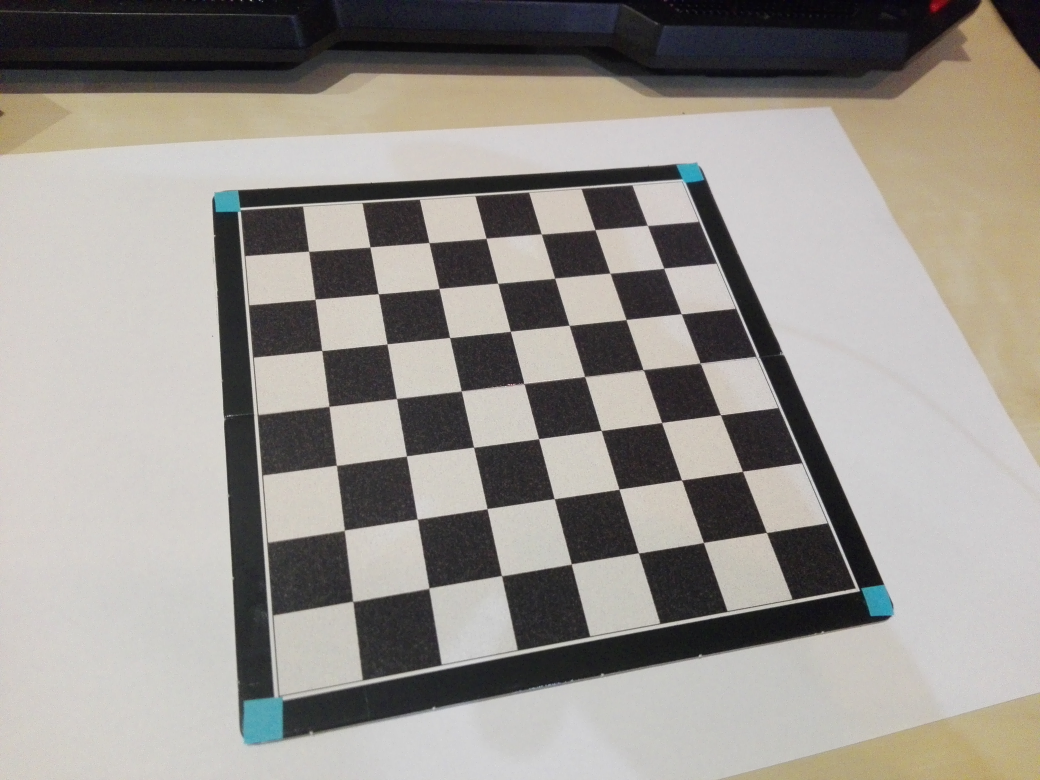
#> input picture BoardDetect/n2.jpg, 4160 x 3120 px (shown at 1/4 size)
$ python boardDetectColor.py   (older library calls are emulated)
#> lines starting #> are read from the running program, lines starting #| are printed output that depends on the picture; after the words box and inside, x2 and y2 are one past the last pixel; in counts of white or black regions, pixels touching at a corner belong together
import cv2
import numpy as np

kernel = np.ones((5,5), np.uint8)
img_base = cv2.resize(cv2.imread("BoardDetect/n2.jpg", cv2.IMREAD_COLOR),(0,0), fx=0.2, fy=0.2)
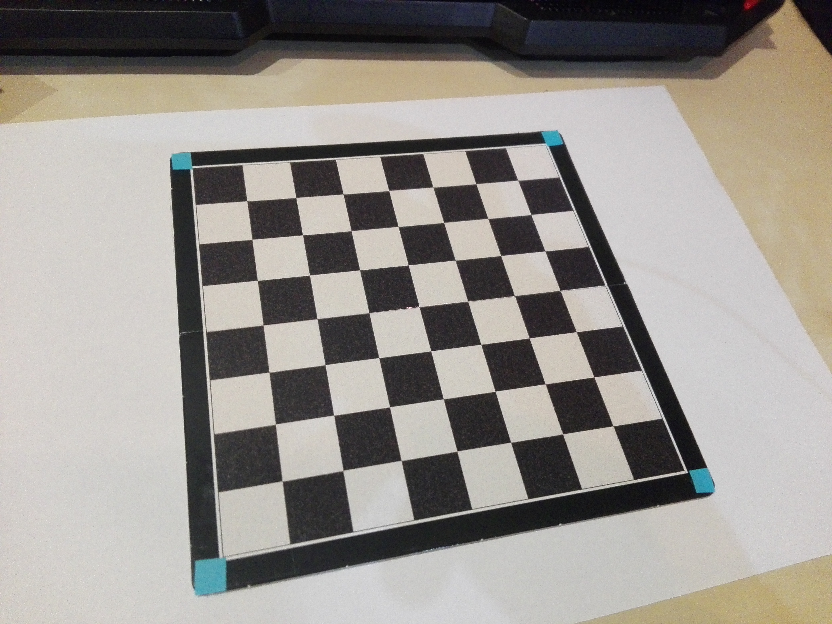
#> img_base: shape (624, 832, 3); mean B, G, R 142.3, 147.6, 151.9
img_ycbr = cv2.cvtColor(img_base,cv2.COLOR_BGR2YCrCb)
#> img_ycbr: shape (624, 832, 3); mean of channels 0, 1, 2 148.3, 130.6, 124.6
img_hsv = cv2.cvtColor(img_ycbr,cv2.COLOR_BGR2HSV)
#> img_hsv: shape (624, 832, 3); mean H, S, V 89, 120.1, 176.1
img_hsv2 = cv2.cvtColor(img_base,cv2.COLOR_BGR2HSV)
#> img_hsv2: shape (624, 832, 3); mean H, S, V 60.5, 24.2, 153
img_gray_base = cv2.cvtColor(img_base, cv2.COLOR_BGR2GRAY)
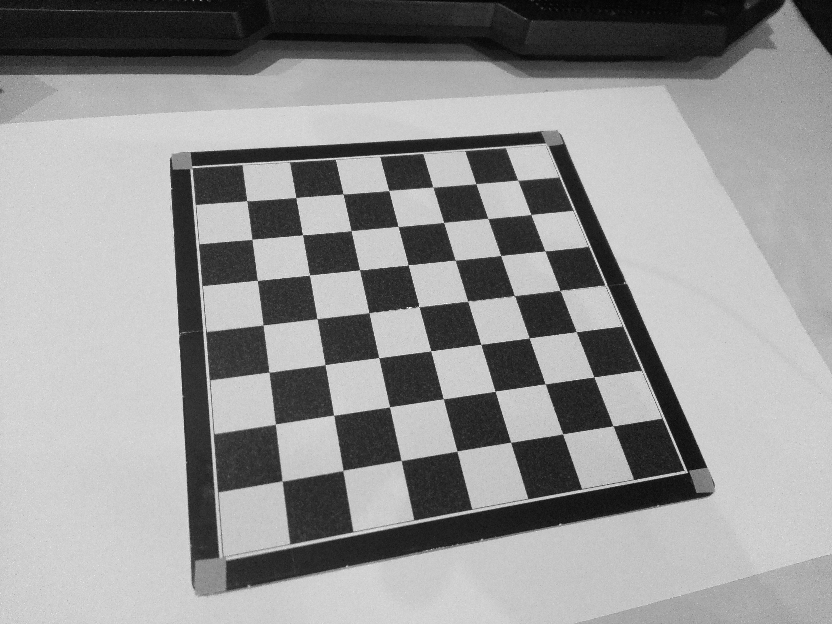
#> img_gray_base: shape (624, 832); min 2, max 254, mean 148.3
img_copy = img_base.copy()

lower_blue = np.array([37, 30, 100])
upper_blue = np.array([157, 255, 255])
mask = cv2.inRange(img_hsv2, lower_blue, upper_blue)
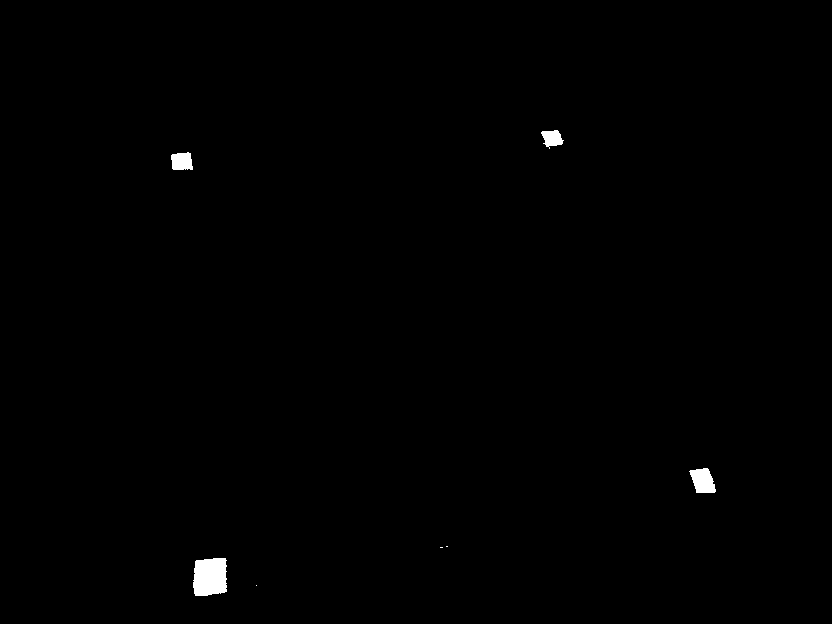
#> mask: shape (624, 832); 0.43% white; 7 white regions (3 under 20 px), largest, box (x1, y1, x2, y2) and area: (193, 558, 227, 596) 1156, (689, 468, 716, 493) 483, (171, 152, 193, 170) 335, (541, 130, 564, 149) 276
result = cv2.bitwise_and(img_base, img_base, mask=mask)
img_erosion = cv2.erode(mask, kernel, iterations=1)
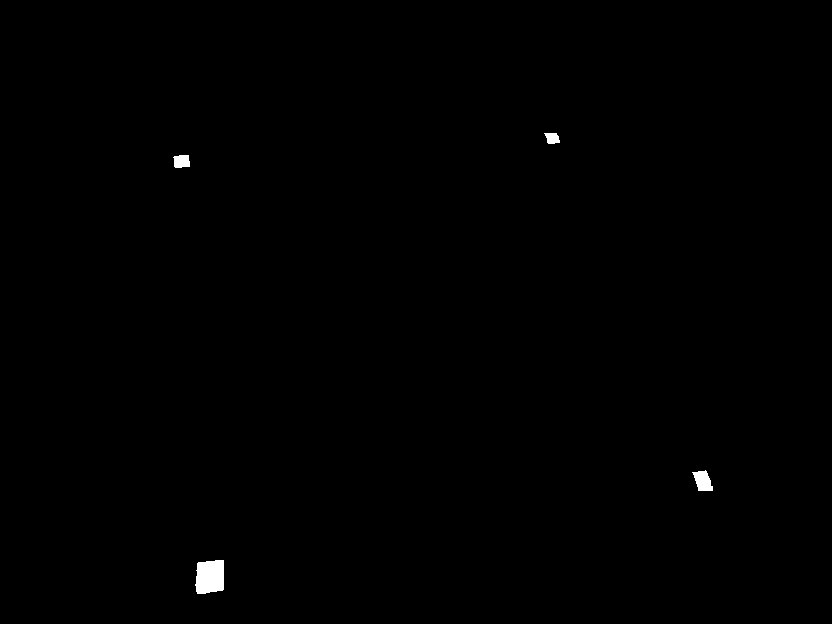
#> img_erosion: shape (624, 832); 0.29% white; 4 white regions, box (x1, y1, x2, y2) and area: (195, 560, 224, 594) 869, (692, 470, 713, 491) 294, (173, 155, 190, 168) 189, (544, 133, 560, 144) 134
img_dilation = cv2.dilate(img_erosion, kernel, iterations=1)
#> img_dilation: shape (624, 832); 0.42% white; 4 white regions


image_kontury, contours, hierarchy = cv2.findContours(img_dilation,cv2.RETR_TREE,cv2.CHAIN_APPROX_SIMPLE)
#> contours = 4 contours; box (x1, y1, x2, y2) and area: (193, 558, 226, 596) 1076, (690, 468, 715, 493) 436, (171, 153, 192, 170) 291, (542, 131, 562, 146) 228
tab = []

for x in range(0,4):
    print(x)
    cnt = contours[x]
    M = cv2.moments(cnt)
    cx  =  int ( M [ 'm10' ] / M [ 'm00' ])
    cy  =  int ( M [ 'm01' ] / M [ 'm00' ])
    tab.append(cx)
    tab.append(cy)
#> this loop made 4 passes
#> (cx, cy) on passes 1 to 4: (209, 576), (702, 480), (181, 160), (551, 137)
#> after the loop, tab = [209, 576, 702, 480, 181, 160, 551, 137]
pts2 = np.float32([[0, 0], [450, 0], [0, 450], [450,450]])
pts1 = np.float32([[tab[6],tab[7]],[tab[4],tab[5]],[tab[2],tab[3]],[tab[0],tab[1]]])
#> pts1 = [[551, 137], [181, 160], [702, 480], [209, 576]]
M = cv2.getPerspectiveTransform(pts1, pts2)
#> M = [[-1.34, 0.588, 655.6], [0.106, 1.71, -293.2], [-0.000285, 0.00113, 1]]
img2 = cv2.warpPerspective(img_base, M, (450, 450))
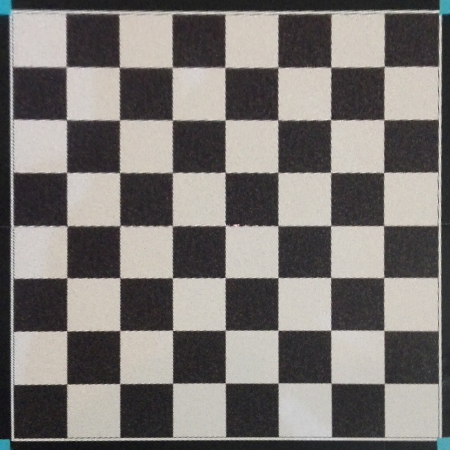
#> img2: shape (450, 450, 3); mean B, G, R 115.5, 118.5, 122.7


key = ord('a')
while key != ord('q'):

    cv2.imshow("Base", img_base)
    cv2.imshow("HSV", img_hsv2)
    cv2.imshow("mask", img_dilation)
    cv2.imshow("result", img2)
    key = cv2.waitKey(0)
#> (key q is pressed here)

$ run again, with BoardDetect/n1.jpg copied over BoardDetect/n2.jpg
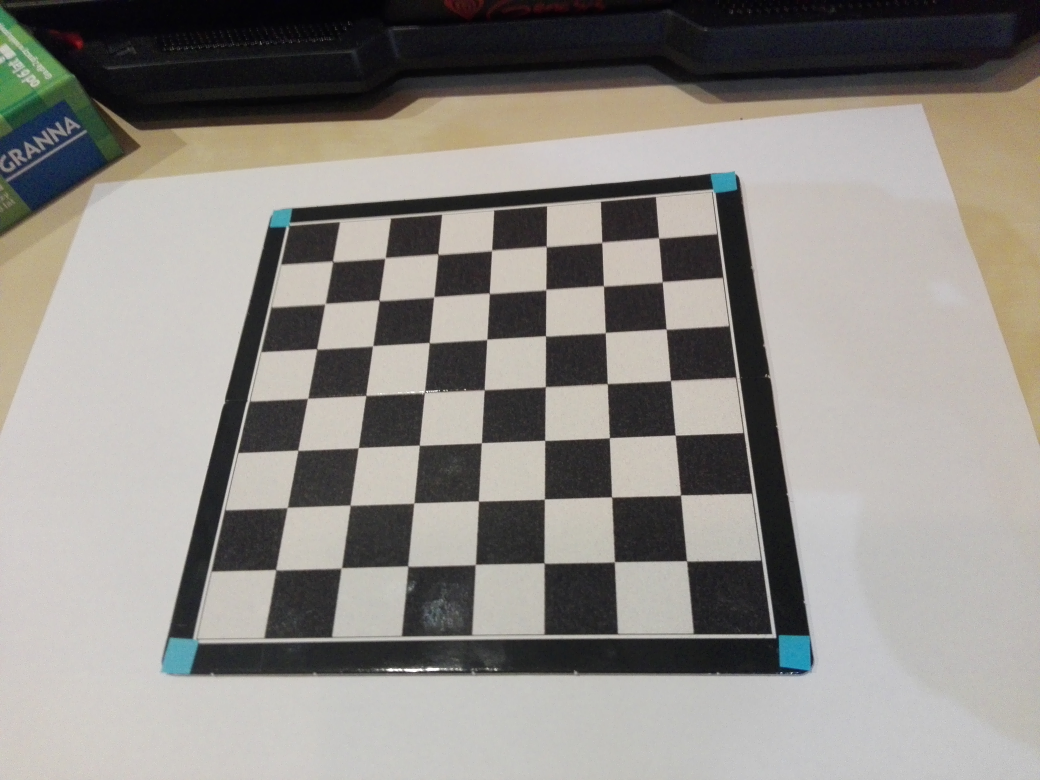
#> input picture BoardDetect/n1.jpg, 4160 x 3120 px (shown at 1/4 size)
#> img_ycbr: shape (624, 832, 3); mean of channels 0, 1, 2 140.5, 130.1, 125
#> img_hsv: shape (624, 832, 3); mean H, S, V 87.6, 120.3, 171.1
#> img_hsv2: shape (624, 832, 3); mean H, S, V 47.6, 26, 145
#> `mask = cv2.inRange(img_hsv2, lower_blue, upper_blue)`:
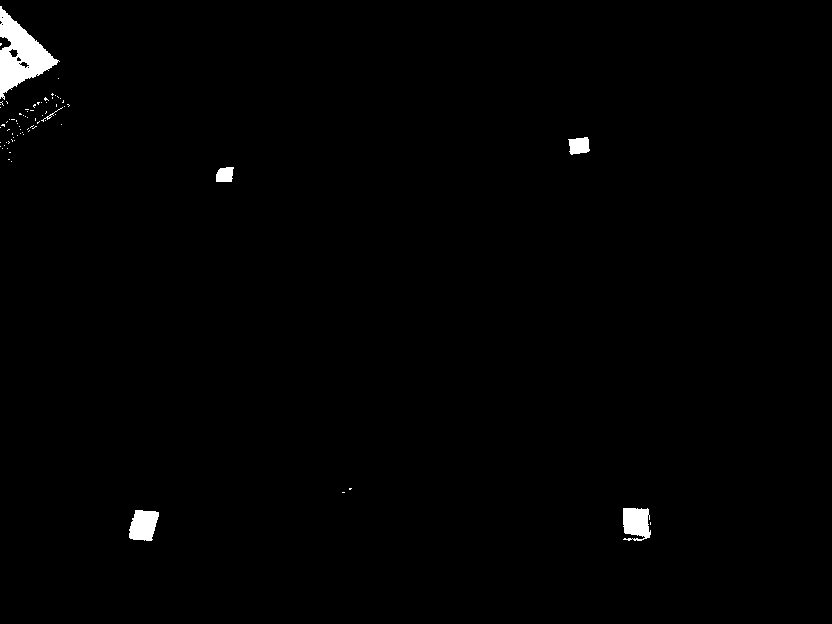
#> mask: shape (624, 832); 0.9% white; 75 white regions (69 under 20 px), largest, box (x1, y1, x2, y2) and area: (0, 6, 60, 100) 2472, (623, 508, 651, 541) 744, (129, 510, 159, 541) 723, (568, 137, 590, 155) 303, (216, 167, 234, 182) 229, (41, 107, 63, 122) 35
#> img_erosion: shape (624, 832); 0.57% white; 6 white regions (1 under 20 px), largest, box (x1, y1, x2, y2) and area: (0, 15, 55, 95) 1714, (131, 512, 157, 539) 489, (625, 510, 648, 536) 469, (571, 140, 587, 152) 165, (218, 169, 231, 180) 114
#> img_dilation: shape (624, 832); 0.83% white; 5 white regions
#> contours = 5 contours; box (x1, y1, x2, y2) and area: (0, 9, 57, 97) 2244, (129, 510, 159, 541) 666, (623, 508, 650, 538) 633, (569, 138, 589, 154) 260, (216, 167, 233, 182) 198
#> the loop `for x in range(0,4):` made 4 passes
#> (cx, cy) on passes 1 to 4: (143, 524), (635, 521), (224, 174), (578, 145)
#> after the loop `for x in range(0,4):`: tab = [143, 524, 635, 521, 224, 174, 578, 145]
#> pts1 = [[578, 145], [224, 174], [635, 521], [143, 524]]
#> M = [[-1.72, 0.26, 953.7], [0.202, 2.46, -473.2], [0.000424, 0.00156, 1]]
#> `img2 = cv2.warpPerspective(img_base, M, (450, 450))`:
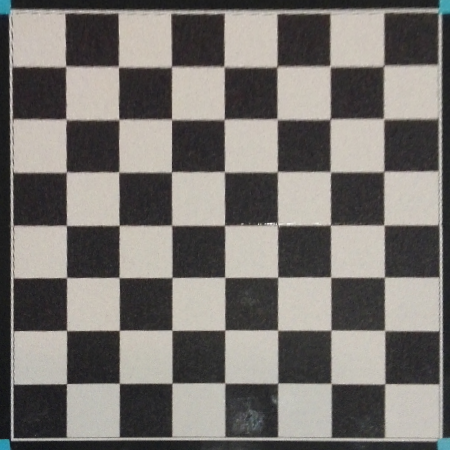
#> img2: shape (450, 450, 3); mean B, G, R 112.3, 116.5, 120.4

$ run again, with BoardDetect/a2.jpg copied over BoardDetect/n2.jpg
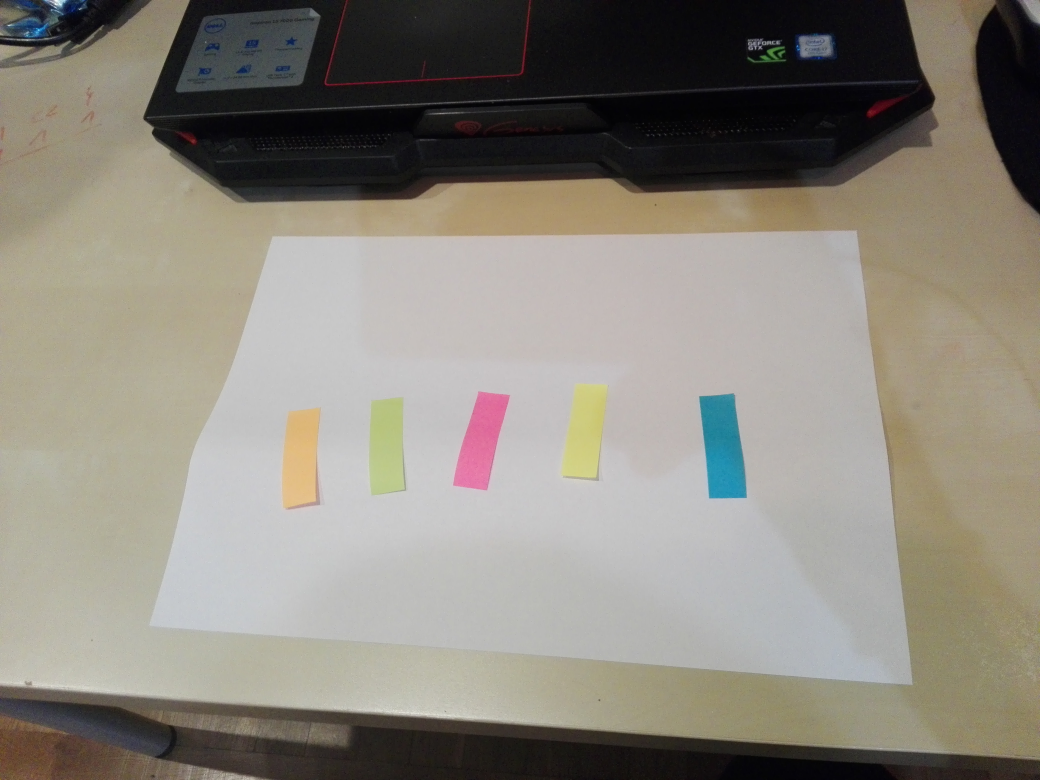
#> input picture BoardDetect/a2.jpg, 4160 x 3120 px (shown at 1/4 size)
#> img_ycbr: shape (624, 832, 3); mean of channels 0, 1, 2 134.5, 131.1, 122.4
#> img_hsv: shape (624, 832, 3); mean H, S, V 89.3, 107.2, 161.4
#> img_hsv2: shape (624, 832, 3); mean H, S, V 44.6, 38.8, 140.4
#> `mask = cv2.inRange(img_hsv2, lower_blue, upper_blue)`:
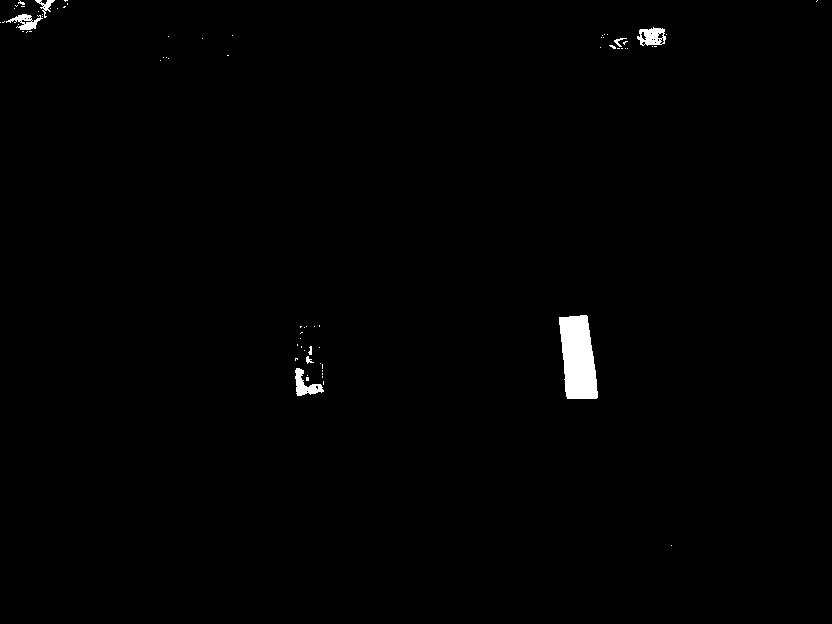
#> mask: shape (624, 832); 0.75% white; 71 white regions (63 under 20 px), largest, box (x1, y1, x2, y2) and area: (559, 315, 598, 399) 2533, (637, 27, 666, 46) 362, (295, 368, 324, 396) 359
#> img_erosion: shape (624, 832); 0.43% white; 7 white regions (3 under 20 px), largest, box (x1, y1, x2, y2) and area: (561, 317, 596, 397) 2056, (298, 371, 305, 394) 65, (646, 30, 659, 43) 46, (23, 24, 34, 28) 23
#> img_dilation: shape (624, 832); 0.61% white; 7 white regions (1 under 20 px)
#> contours = 7 contours, 1 with area under 20; largest, box (x1, y1, x2, y2) and area: (559, 315, 598, 399) 2421, (296, 369, 307, 396) 176, (644, 28, 661, 45) 158, (21, 22, 36, 30) 79, (308, 385, 317, 394) 58, (18, 15, 25, 20) 24
#> the loop `for x in range(0,4):` made 4 passes
#> (cx, cy) on passes 1 to 4: (311, 389), (299, 383), (577, 357), (651, 35)
#> after the loop `for x in range(0,4):`: tab = [311, 389, 299, 383, 577, 357, 651, 35]
#> pts1 = [[651, 35], [577, 357], [299, 383], [311, 389]]
#> M = [[1.12, 1.13, -767.9], [-0.0782, -0.018, 51.51], [0.00172, -0.00383, 1]]
#> `img2 = cv2.warpPerspective(img_base, M, (450, 450))`:
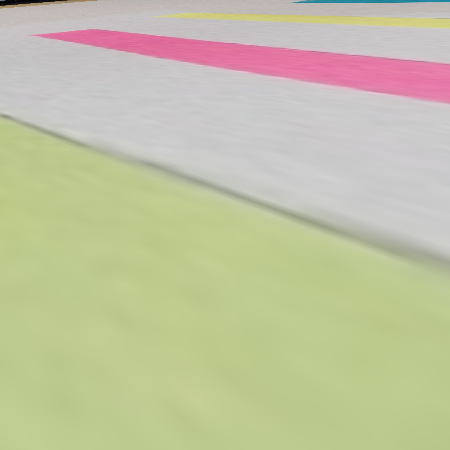
#> img2: shape (450, 450, 3); mean B, G, R 162.8, 195.3, 194.4
